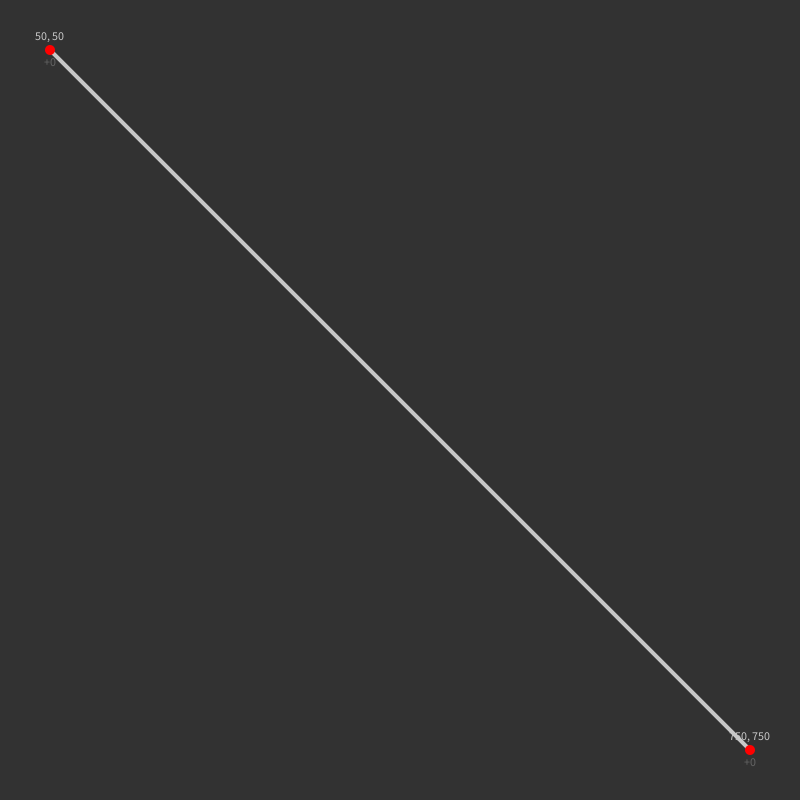
Frame 1 (no input)
Frame 60 (the mouse pressed at the canvas centre just before this capture): identical to frame 1, image omitted
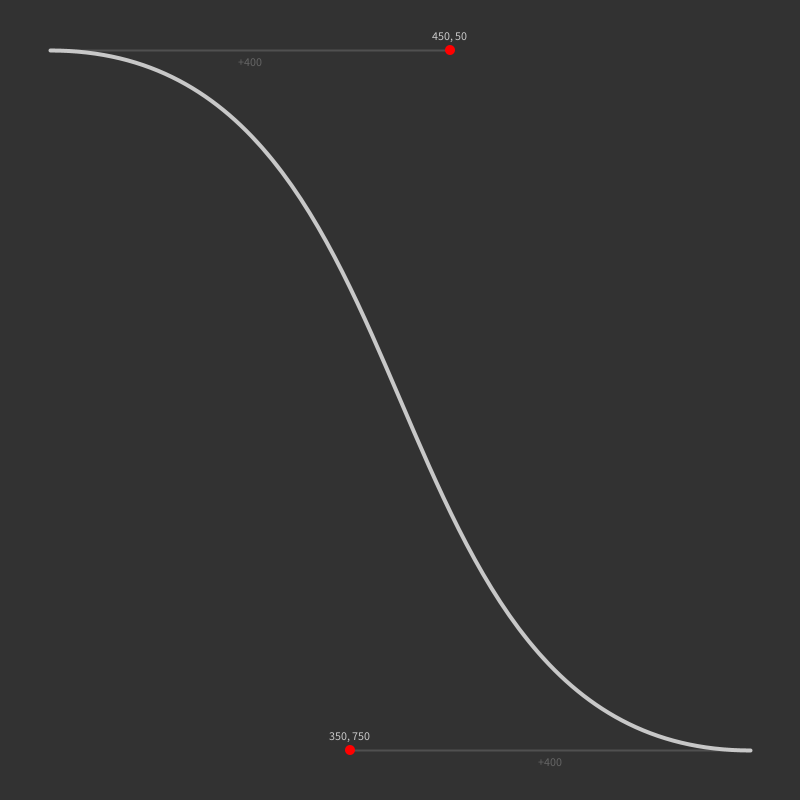
Frame 120 (the mouse held since frame 60 and released just before this capture)

The Processing sketch that drew these frames (run headless with seeded random() and noise(); from frame 60 on, the mouse is pressed at the canvas centre):

// Processing sketch: Debug_05_Annotations
// ── Debug_05_Annotations.pde
//KP S25 DMP
//Programming Data Visualition 
//DataVis Processing Toolkit

// Bezier Reference
// https://processing.org/reference/bezierVertex_.html

int margin = 50;
int cpLabelOffset = 10;
int tensionLabelOffset = 16;
int cpMarker = 10;

void setup() {
  size(800, 800);
}

void draw() {
  background(50);
  float tension = mouseX;
  float c1 = margin+tension;
  float c2 = margin;
  float c3 = width-margin-tension;
  float c4 = height-margin;
  
  // Draw lines from bezier points to control points
  noFill();
  strokeWeight(2);
  stroke(80);
  line(c1, c2, margin, margin);
  line(c3, c4, width-margin, height-margin);
  
  // Draw bezier curve
  stroke(200);
  strokeWeight(4);
  beginShape();
  vertex(margin, margin);
  bezierVertex(c1, c2, c3, c4, width-margin, height-margin);
  vertex(width-margin, height-margin);
  endShape();
  
  // Draw control points
  noStroke();
  fill(255, 0, 0);
  ellipse(c1, c2, cpMarker, cpMarker);
  ellipse(c3, c4, cpMarker, cpMarker);
  
  // Label control point positions
  fill(200);
  textAlign(CENTER);
  text(int(c1) + ", " + int(c2), c1, c2-cpLabelOffset);
  text(int(c3) + ", " + int(c4), c3, c4-cpLabelOffset);
  
  // Label bezier tension amount
  fill(100);
  text("+" + int(tension), (c1+margin)/2, c2+tensionLabelOffset);
  text("+" + int(tension), (c3+width-margin)/2, c4+tensionLabelOffset);
}
